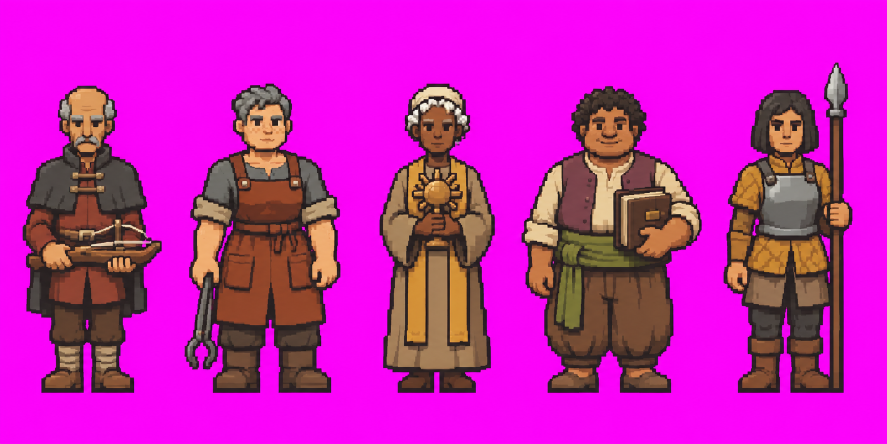
#> input picture art-drop/figures/r24/raw.png, 1774 x 887 px (shown at 1/2 size)
$ python -i process.py   (imports and definitions only)
#> lines starting #> are read from the running program, lines starting #| are printed output that depends on the picture; after the words box and inside, x2 and y2 are one past the last pixel; in counts of white or black regions, pixels touching at a corner belong together
#> further down, picture is the input picture: PIL image 1774x887 RGB; mean R, G, B 198.6, 32.6, 176.8
#!/usr/bin/env python3
"""Turn Codex raw.png outputs (work/<persona>/<name>/raw.png) into final images/<persona>/<name>.png."""
import sys
from pathlib import Path
from PIL import Image, ImageChops, ImageDraw

ROOT = Path(__file__).resolve().parent
WORK, OUT = ROOT / "work", ROOT / "images"
L = Image.LANCZOS


def load(p, n):
    return Image.open(WORK / p / n / "raw.png")


# [11 lines left out: functions save, cover, not called in this run]


def alpha_bbox(img, thr=12):
    return img.convert("RGBA").getchannel("A").point(lambda v: 255 if v > thr else 0).getbbox()


# [7 lines left out: function fit_transparent, not called in this run]


def roll(img, dx, dy):
    return ImageChops.offset(img, dx, dy)


# [88 lines left out: functions seam_blend, profile, period, strip, tile_texture, nine_slice and 1 more, not called in this run]


def frame_clean(img, min_sat=70):
    """Drop the grey haze some generations leave around a coloured frame: clear low-saturation pixels."""
#> called with min_sat = 70
    img = img.convert("RGBA")
    sat = img.convert("RGB").convert("HSV").getchannel("S").point(lambda v: 255 if v >= min_sat else 0)
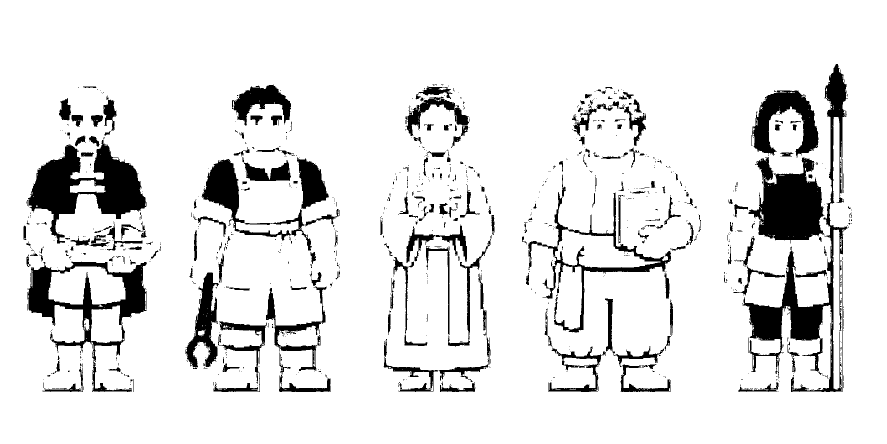
#> sat: PIL image 1774x887 L (shown at 1/2 size); 89.6% white; 1003 black regions (768 under 20 px), largest, box (x1, y1, x2, y2) and area: (1485, 128, 1697, 784) 20621, (56, 279, 293, 488) 19812, (1497, 314, 1649, 481) 16137
    img.putalpha(ImageChops.multiply(img.getchannel("A"), sat))
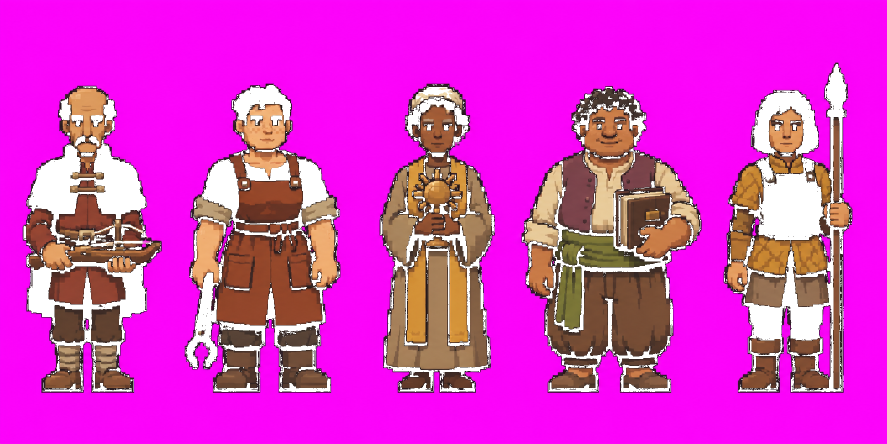
#> img: PIL image 1774x887 RGBA (shown at 1/2 size); mean R, G, B, A 198.6, 32.6, 176.8, 228.6; transparent parts drawn white
    return img


# [104 lines left out: functions sticker_row, calm_strip, character, main, not called in this run]


# [2 lines not run here, left out]

>>> from PIL import Image
>>> picture = Image.open('art-drop/figures/r24/raw.png')
>>> result = frame_clean(picture)
